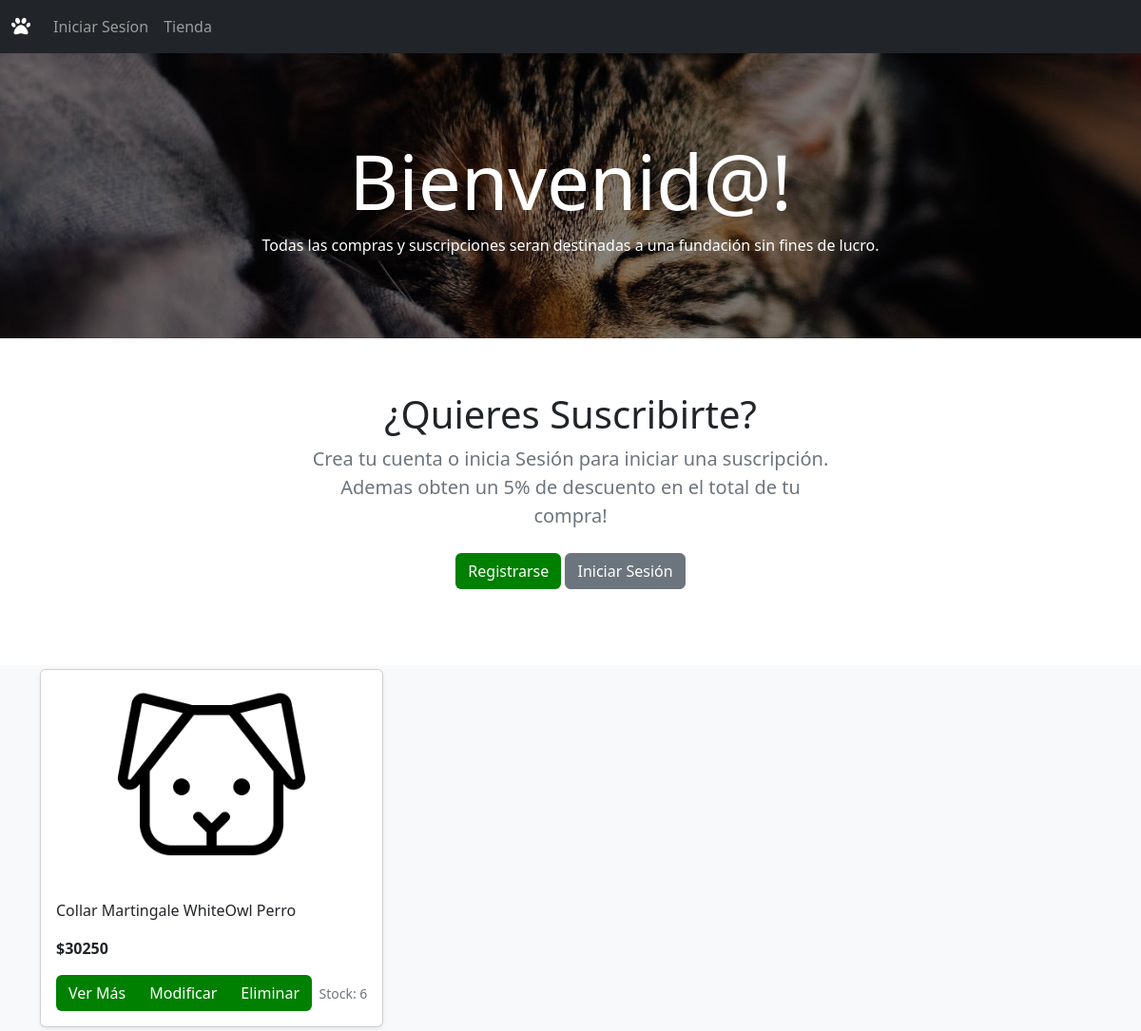
Before: / with the older database file.
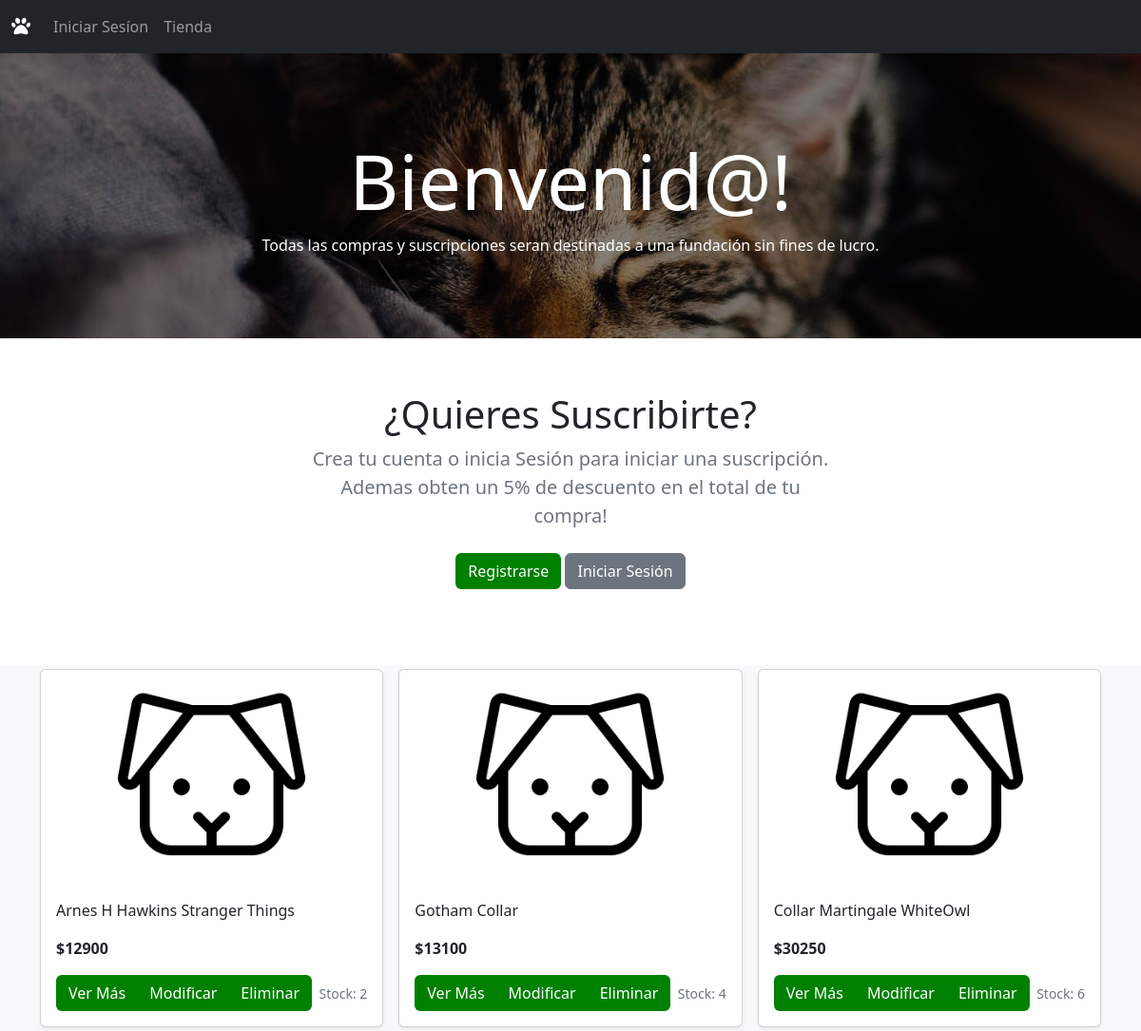
After: the same page with the newer database file.
### core/models.py (models this page shows, shortened)
class Producto(models.Model):
    nombre = models.CharField(max_length=50)
    precio = models.IntegerField()
    stock = models.IntegerField()
    descripcion = models.CharField(max_length=250)
    tipo = models.ForeignKey(TipoProducto, on_delete=models.CASCADE)

### core/views.py (the view)
# urls.py: path('', index, name="index"),
def index(request):
    productosAll = Producto.objects.all() # SELECT * FROM producto
    data = {
        'listaProductos' : productosAll
    }
    return render(request, 'core/index.html', data)

### core/templates/core/index.html (shortened to what this page needs)
{% extends 'core/base.html' %}
{% load static%}
{% block contenido %}
<div class="container-fluid suscribir fondo d-flex flex-column justify-content-center align-items-center">
  <div class="text-center text-white">
    <h1 class="display-1">
      Bienvenid@!
    </h1>
    <div>Todas las compras y suscripciones seran destinadas a una fundación sin fines de lucro.</div>
  </div>
</div>
<section class="py-2 text-center container">
  <div class="row py-lg-5">
    <div class="col-lg-6 col-md-8 mx-auto">
      <h1 class="fw-light">¿Quieres Suscribirte?</h1>
      <p class="lead text-muted">Crea tu cuenta o inicia Sesión para iniciar una suscripción.
        Ademas obten un 5% de descuento en el total de tu compra!
      </p>
      <p>
        <a href="{% url 'registro' %}" class="btn btn-verde my-1">Registrarse</a>
        <a href="{% url 'login' %}" class="btn btn-secondary my-2">Iniciar Sesión</a>
      </p>
    </div>
  </div>
</section>
<div class="album py-1 bg-light">
  <div class="container">
    <div class="row row-cols-1 row-cols-sm-2 row-cols-md-3 g-3">
      {% for prod in listaProductos %}
        {% if prod.stock > 0 %}
          <div class="col">
            <div class="card shadow-sm">
              {% if prod.imagen %}
              <img src="{% static 'core/img/collarblanco.jpg' %}" class="responsive" width="100%" height="225">
              {% else %}
              <img src="{% static 'core/img/dog_light_icon.png' %}" class="responsive" width="100%" height="225">
              {% endif %}
              <div class="card-body">
                <p class="card-text">{{ prod.nombre }}</p>
                <p class="card-text fw-bold">${{ prod.precio }}</p>
                <div class="d-flex justify-content-between align-items-center">
                  <div class="btn-group">
                    <a href="{% url 'producto' %}" class="btn btn-verde">Ver Más</a>
                    <a href="{% url 'updateProducto' prod.id %}" class="btn btn-verde">Modificar</a>
                    <a href="{% url 'deleteProducto' prod.id %}" class="btn btn-verde">Eliminar</a>
                  </div>
                  <small class="text-muted">Stock: {{ prod.stock }}</small>
                </div>
              </div>
            </div>
          </div>
        {% endif %}
      {% endfor %}
    </div>
  </div>
</div>
{% endblock %}

### core/templates/core/base.html (shortened to what this page needs)
{% load static%}
<!DOCTYPE html>
<html lang="en">
<head>
  <link href="https://cdn.jsdelivr.net/npm/bootstrap@5.2.3/dist/css/bootstrap.min.css" rel="stylesheet">
  <link rel="stylesheet" href="https://cdnjs.cloudflare.com/ajax/libs/font-awesome/6.4.0/css/all.min.css"
 />
  <link rel="stylesheet" href="{% static 'core/css/style.css'%}">
</head>
<body>
  <nav class="navbar navbar-expand-sm bg-dark navbar-dark">
    <div class="container-fluid">
      <a class="navbar-brand" href="{% url 'index' %}"><i class="fa-solid fa-paw"></i></a>
      <div class="collapse navbar-collapse" id="collapsibleNavbar">
        <ul class="navbar-nav">
          <li class="nav-item">
            <a class="nav-link" href="{% url 'login' %}">Iniciar Sesíon</a>
          </li>
          <li class="nav-item">
            <a class="nav-link" href="{% url 'tienda' %}">Tienda</a>
          </li>
        </ul>
      </div>
    </div>
  </nav>
  {% block contenido %}
  {% endblock %}
</body>
</html>

### core/static/core/css/style.css (style rules this page uses)
.suscribir { background: url(../img/IMG-4360.jpg); background-size: cover; background-position: center; height: 300px; }
.btn-verde { background-color: green; color: white; }
.responsive { width: 100%; max-width: 225px; height: auto; display: block; margin-left: auto; margin-right: auto; }

Changed rows visible on the page:
removed Producto: nombre "Collar Martingale WhiteOwl Perro", precio "30250", stock "6"
added Producto: nombre "Arnes H Hawkins Stranger Things", precio "12900", stock "2"
added Producto: nombre "Gotham Collar", precio "13100", stock "4"
added Producto: nombre "Collar Martingale WhiteOwl", precio "30250", stock "6"
